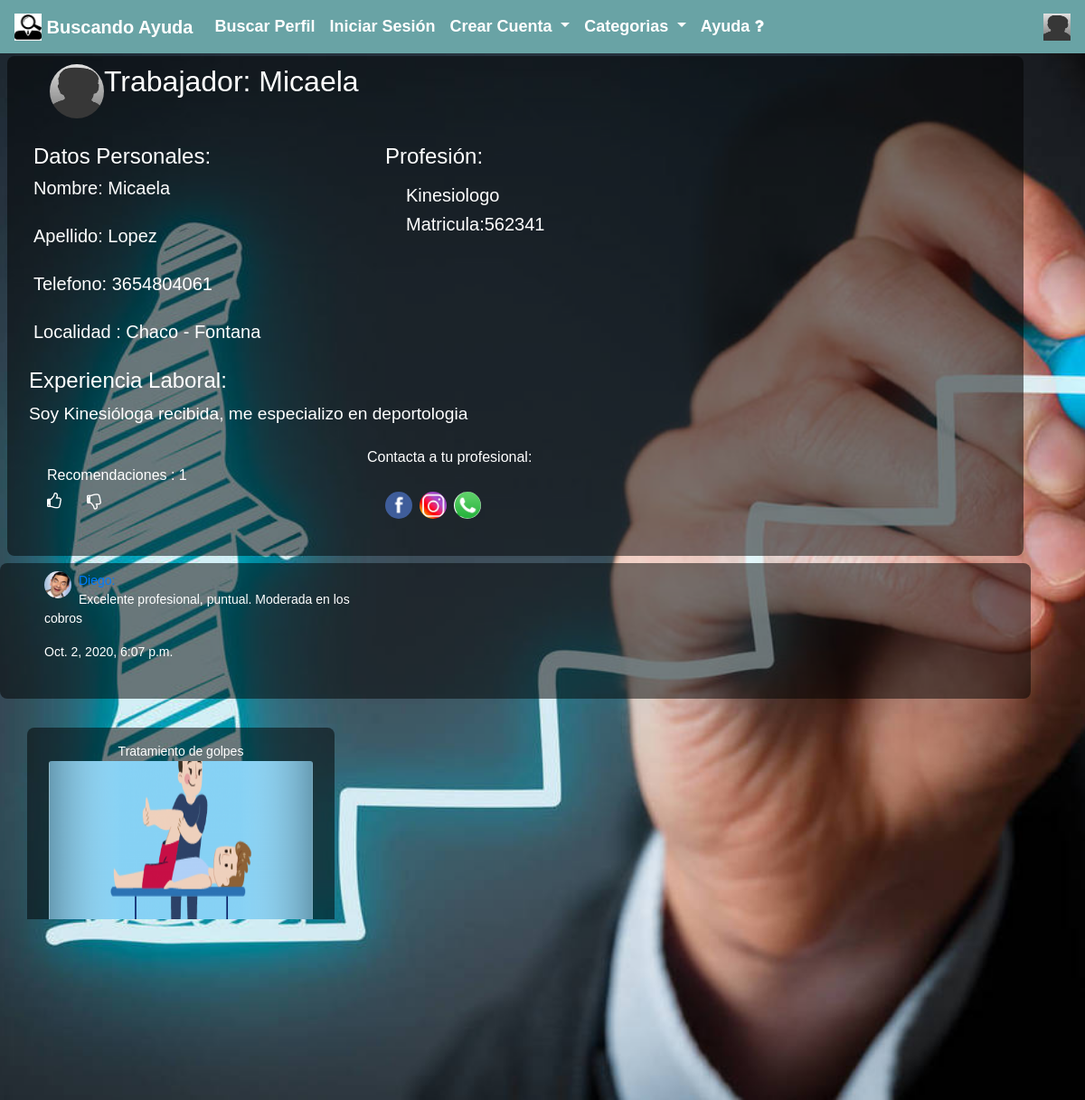
/cuenta/perfil/4, run on the app's committed database.
### cuenta/models.py (models this page shows, shortened)
class Perfil(AbstractUser):
    tipo_usuario=models.CharField(max_length=20,default="cliente")
    dni=models.CharField(max_length=10,unique=True,default="",validators=[validar_num])
    nacimiento = models.DateField(null = True)
    foto = models.ImageField(upload_to = "foto_perfil", null = True, blank = True)
    telefono = models.CharField(max_length = 20,validators=[validar_num])
    localidad = models.ForeignKey(Localidad, on_delete = models.CASCADE, null=True, related_name="personas_localidad")
    experiencia_laboral = models.CharField(max_length = 200,null = True, blank = True)
    categoria = models.ForeignKey(Categoria, on_delete = models.CASCADE, default=None, null=True, related_name="perfil_de_categoria")
    facebook = models.CharField(max_length = 40, null=True)
    instagram = models.CharField(max_length = 40, null=True, blank = True)
    recomendaciones = models.ManyToManyField("Perfil", blank=True, through="Recomendaciones", related_name="trabajador_recomendado")

class Localidad(models.Model):
    localidad = models.CharField(max_length = 30)
    provincia = models.ForeignKey(Provincia, on_delete = models.CASCADE,default=None, related_name="personas_provincia")
    def __str__(self):
        return self.provincia.provincia+" - "+self.localidad

class Provincia(models.Model):
    provincia = models.CharField(max_length = 30)

class Matricula_Titulo(models.Model):
    trabajador = models.ForeignKey(Perfil, on_delete = models.SET_NULL, null = True, related_name="matricula_de_trabajador")
    titulo = models.ForeignKey(Titulo, on_delete = models.CASCADE,null = True, related_name="matricula_de_titulo")
    matricula = models.CharField(max_length = 30,null = True, blank=True)
    class Meta:
        unique_together = ("trabajador","titulo")
    def __str__(self):
        return self.matricula

class Titulo(models.Model):
    titulo = models.CharField(max_length = 30)
    categoria = models.ForeignKey(Categoria, on_delete = models.CASCADE,default=None, related_name="titulo_de_categoria")
    def __str__(self):
        return self.titulo

class Comentario(models.Model):
    com_trabajador = models.ForeignKey(Perfil, on_delete = models.CASCADE, related_name="comentarios_de_trabajador")
    usuario = models.ForeignKey(Perfil, on_delete = models.SET_NULL, null = True, related_name="comentario_cliente")
    texto = models.TextField(max_length = 200)
    fecha_creacion = models.DateTimeField(auto_now_add = True)

### bolsa/models.py (models this page shows, shortened)
class Oferta(models.Model):
    titulo = models.CharField(max_length=30)
    descripcion = models.TextField()
    imagen = models.ImageField(upload_to="oferta/", null=True)
    oferente = models.ForeignKey(Perfil, on_delete = models.CASCADE,default=None, related_name="oferta_creados")
    fecha_creado = models.DateField(auto_now_add=True)
    fecha_modificado = models.DateField(auto_now=True)
    categoria = models.ForeignKey(Categoria, on_delete = models.SET_NULL,null=True)
    fecha_caducacion =models.DateField(null=True,blank=True,default=None)

### cuenta/views.py (the view)
# urls.py: path("perfil/<int:id>", views.ver_perfil, name="ver_perfil"),
def ver_perfil(request,id):
    perfil = Perfil.objects.get(pk=id)
    form_comentario=ComentarioForm()
    comentarios = perfil.comentarios_de_trabajador.all().order_by("-fecha_creacion")
    ofertas=Oferta.objects.filter(oferente_id=id)
    recomendaciones=Recomendaciones.objects.filter(trabajador_id=id).count()
    matriculas = Matricula_Titulo.objects.filter(trabajador_id=id)
    contexto = {"perfil":perfil,
    "matriculas":matriculas,
    "ofertas":ofertas,
    "recomendaciones":recomendaciones,
    "form_comentario":form_comentario,
    "comentarios":comentarios
    }
    return render(request, "cuenta/perfil.html", contexto)

### cuenta/templates/cuenta/perfil.html (shortened to what this page needs)
{% extends 'base.html' %}
{% load static %}
{% block contenido%}
<div class="row justify-content-center">
    <div id="contenedor_perfil" class="container m-2">
        <div class="container m-2">
            <div class="row m-2">
                <div class="col-md-8">
                    {% if request.user.foto %}
                        <img src=
                    "{{perfil.foto.url}}" width="60" height="60" class="float-left rounded-circle mr-2" alt="foto de perfil">
                    {%else%}
                        <img src="{% static 'img/pordefecto.jpg' %}" width="60" height="60" class="float-left rounded-circle" alt="logo">
                    {% endif %}
                    <h2 class="title">{{perfil.tipo_usuario|capfirst}}: {{perfil.username}}</h2>
                </div>
                <div class="col-md-4 mt-4">
                </div>
            </div>
            <div class="row">
                <div class="">
                    <div class="card-body">
                        <h4 class="text-left">Datos Personales:</h4>
                        <h5 class="text-left">Nombre: {{perfil.first_name}}</h5>
                        <br>
                        <h5 class="text-left">Apellido: {{perfil.last_name}}</h5>
                        <br>
                        <h5 class="text-left">Telefono: {{perfil.telefono}}</h5>
                        <br>
                        <h5 class="text-left">Localidad : {{perfil.localidad}}</h5>
                    </div>
                </div>
            {% if perfil.tipo_usuario == "trabajador" %}
                <div class="col-md-8 ml-auto">
                    <div class="card-body">
                        <h4 class="text-white">Profesión:</h4>
                        <div class="container">
                            <div class="row">
                                {% for matricula in matriculas %}
                                    <div class="col-md-4 m-2">
                                    <h5 class="text-white">{{matricula.titulo}}</h5>
                                    {% if matricula.matricula != "" %}
                                    <h5 class="text-white">Matricula:{{matricula}}</h5>
                                    {% endif %}
                                    </div>
                                {%endfor%}
                            </div>
                        </div>
                    </div>
                </div>
                </div>
                    <div class="row">
                        <div class="col-md-12">
                            <h4>Experiencia Laboral:</h4>
                        </div>
                        <div class="col-md-12">
                            <p id="descripcion_oferta" class="card-text text-white text-align">{{perfil.experiencia_laboral}}</p>
                        </div>
                    </div>
                </div>
           {% endif %}
        <div class="container m-2 mt-4">
            <div class="row">
                <div class="col-md-4">
                    <div class="card-body">
                        <h6 class="text-left">Recomendaciones : {{recomendaciones}}</h6>
                        <a class="mr-4 text-white" href="{% url 'si_recomiendo' perfil.id %}"><i class="fa fa-thumbs-o-up fa-lg" aria-hidden="true"></i></a>
                        <a class="text-white" href="{% url 'no_recomiendo' perfil.id %}"><i class="fa fa-thumbs-o-down fa-lg" aria-hidden="true"></i></a>
                    </div>
                </div>
                <div class="col-md-4">
                    {% if perfil.tipo_usuario == "trabajador" %}
                    <h6>Contacta a tu profesional: </h6>
                    {% else %}
                    <h6 class="text-center">Contacta:</h6>
                    {% endif %}
                    <div class="card-body">
                         <a href="http://www.facebook.com/{{perfil.facebook}}" target="blank"><img width="30" height="30" class="float-left rounded-circle mr-2" src="{% static 'img/facebook.png' %}"></a>
                        <a href="http://www.instagram.com/{{perfil.instagram}}" target="blank"><img width="30" height="30" class="float-left rounded-circle mr-2" src="{% static 'img/instagram.jpg' %}"></a>
                        <a href="https://wa.me/{{perfil.telefono}}" target="blank"><img width="30" height="30" class="float-left rounded-circle mr-2" src="{% static 'img/whatsapp.png' %}"></a>
                    </div>
                </div>
                <div class="col-md-4">
                <div class="card-body">
                </div>
                </div>
            </div>
        </div>
        <br>
    </div>
        <div id="contenedor_perfil" class="container">
            <div class="container m-2">
                <div class="row">
                    <ul class="collection">
                        {% for comentario in comentarios %}
                            <li class="">
                                {% if comentario.usuario.id %}
                                <a href="{% url 'ver_perfil' comentario.usuario.id %}">
                                    {% if comentario.usuario.foto %}
                                        <img src="{{ comentario.usuario.foto.url }}" alt="foto de perfil" width="30" height="30" class="float-left rounded-circle mr-2">
                                    {% else %}
                                        <img src="{% static 'img/pordefecto.jpg' %}"  width="30" height="30" class="float-left rounded-circle mr-2" alt="archivo por defecto">
                                    {% endif %}
                                 </a>
                                <a href="{% url 'ver_perfil' comentario.usuario.id %}">
                                <span class="title">{{comentario.usuario.username}}:</span>
                                </a>
                                {% else %}
                                <img src="{% static 'img/pordefecto.jpg' %}" width="30" height="30" class="float-left rounded-circle mr-2" alt="logo">
                                <h6>Cuenta Borrada</h6>
                                {% endif %}
                                <p class="text-align text-white">
                                    {{comentario.texto}}
                                </p>
                                <p>
                                    {{comentario.fecha_creacion}}
                                </p>
                            </li>
                        {% endfor%}
                    </ul>
                </div>
            </div>
        </div>
</div>
    <div class="container">
      <div class="row">
        {% include 'bolsa/lista_oferta.html' with ofertas=ofertas %}
    </div>
{% endblock %}

### templates/base.html (shortened to what this page needs)
{% load static %}
<html lang="en">
<head>
    {%block link%}
      <link rel="stylesheet" href="https://maxcdn.bootstrapcdn.com/bootstrap/4.0.0/css/bootstrap.min.css">
      <link rel="stylesheet" href="https://cdnjs.cloudflare.com/ajax/libs/font-awesome/4.7.0/css/font-awesome.min.css">
      <link rel="stylesheet" href="{% static 'css/style.css'%}">
      <link rel="stylesheet" href="{% static 'css/estilos.css' %}">
    {%endblock%}
</head>
<body>
  <header>
   {% include "navbar.html"%}
  </header>
  <div class="container-fluid mr-auto">
    <br>
    <br>
              {%block contenido%}
              {%endblock%}
  </div>
</body>
</html>

### templates/navbar.html (shortened to what this page needs)
{% load static %}
<nav class="navbar navbar-expand-md navbar-light fixed-top navcolor" >
    <a class="navbar-brand text-white" href="{% url 'index' %}">
      <img src="{% static 'img/logo.jpg' %}" width="30" height="30" class="d-inline-block align-top" alt="logo">
      Buscando Ayuda
    </a>
    <div class="collapse navbar-collapse" id="navbarCollapse">
      <ul class="navbar-nav mr-auto">
        <li class="nav-item active">
          <a class="nav-link text-white" href="{% url 'search_perfil' %}">Buscar Perfil</a>
        </li>
        <li class="nav-item active">
          {% if request.user.is_authenticated %}
          <a class="nav-link text-white" href="{% url 'cerrar_sesion' %}">Cerrar Sesión</a>
          {% else %}
          <a class="nav-link text-white" href="{% url 'iniciar_sesion' %}">Iniciar Sesión</a>
          {% endif %}
        </li>
        <li class="nav-item active">
          {% if user.is_anonymous %}
          <li class="nav-item dropdown active">
          <a class="nav-link dropdown-toggle text-white" href="#" id="crear_cuenta" role="button" data-toggle="dropdown" aria-haspopup="true" aria-expanded="false">
            Crear Cuenta
          </a>
        </li>
          {% endif %}
        </li>
        <li class="nav-item dropdown active">
          <a class="nav-link dropdown-toggle text-white" href="#" id="categorias" role="button" data-toggle="dropdown" aria-haspopup="true" aria-expanded="false">
            Categorias
          </a>
        </li>
        <li>
          <a class="nav-link text-white" href="{% url 'ayuda' %}">Ayuda <i class="fa fa-question"></i></a>
        </li>
      </ul>
      {% if request.user.is_authenticated %}
     <a class="navbar-brand text-white" href="{% url 'ver_perfil' request.user.id %}">
        {{request.user}}
        {% if request.user.foto %}
          <img src="{{ request.user.foto.url }}" width="30" height="30" class="d-inline-block align-top" alt="logo">
        {%else%}
        <img src="{% static 'img/pordefecto.jpg' %}" width="30" height="30" class="d-inline-block align-top" alt="logo">
        {% endif %}
    </a>
    {% else %}
    <img src="{% static 'img/pordefecto.jpg' %}" width="30" height="30" class="d-inline-block align-top" alt="logo">
    {% endif %}
    </div>
  </nav>

### bolsa/templates/bolsa/lista_oferta.html (shortened to what this page needs)
{% load static %}
{% for oferta in ofertas %}
<div class="col-xs-12 col-md-4 text-center">
  <div id="contenedor_oferta" class="card mb-4 shadow-sm">
    <span>{{oferta.titulo}}</span>
    <a href="{% url 'oferta' oferta.id %}">
      {% if oferta.imagen%}
      <img class="bd-placeholder-img card-img-top" width="100%" height="225" src=
      "{{oferta.imagen.url}}" alt="imagen de oferta">
      {% elif oferta.oferente.foto %}
       <img class="bd-placeholder-img card-img-top" width="100%" height="225" src=
      "{{oferta.oferente.foto.url}}" alt="imagen usuario">
      {% else %}
       <img class="bd-placeholder-img card-img-top" width="100%" height="225" src=
      "{% static 'img/pordefecto.jpg' %}" alt="imagen por defecto">
      {% endif %}
    </a>
    <div class="card-body">
      <p class="card-text text-white">{{oferta.descripcion | truncatechars:40}}</p>
      <div class="d-flex justify-content-between align-items-center">
        <div class="btn-group d-flex ">
            <a href="{% url 'ver_perfil' oferta.oferente.id %}" class="btn btn-sm btn-outline-secondary text-white text-white">Perfil</a>
            <a href="{% url 'oferta' oferta.id %}" class="btn btn-sm btn-outline-secondary text-white">Oferta Completa</a>
        </div>
        <small id="fecha_cad" class="text-white">
        </small>
      </div>
    </div>
  </div>
</div>
{% endfor %}

### static/css/style.css (style rules this page uses)
body { font-size: 1.125rem; font-weight: bold; background-image: url("../img/fondo.jpg"); width: 95%; max-width: 150rem; margin: 0 auto 0 auto; background-position: center; background-repeat: no-repeat; background-size: cover; background-attachment: fixed; font-family:Arial; margin: 0; padding: 0; -webkit-box-sizing: border-box; -moz-box-sizing: border-box; box-sizing: border-box; }
.navbar { background-color: #69A3A5; }
#contenedor_oferta { outline: none; display: block; width: 100%; padding: 1rem 1.5rem; margin: 0 0 2rem 0; background: rgba(0,0,0,.5); color: #fff; border: none; border-radius: 8px; box-sizing: border-box; font-size: 14px; font-weight:normal; transition: all .5s ease; }
#contenedor_perfil { outline: none; display: block; width: 100%; padding: 1px 1px; margin: 0 0 2rem 0; background: rgba(0,0,0,.5); color: #fff; border: none; border-radius: 8px; box-sizing: border-box; font-size: 14px; font-weight:normal; transition: all .5s ease; }

### static/css/estilos.css (style rules this page uses)
#descripcion_oferta { font-size: 1.2rem; }
li { display:block; }

### data on the page
Perfil: tipo_usuario "Trabajador", username "Micaela", first_name "Micaela", last_name "Lopez", telefono "3654804061", localidad "Chaco - Fontana", experiencia_laboral "Soy Kinesióloga recibida, me especializo en deportologia"
Matricula_Titulo: titulo "Kinesiologo", matricula "562341"
Comentario: usuario.foto (picture), usuario.username "Diego", texto "Excelente profesional, puntual. Moderada en los cobros", fecha_creacion "Oct. 2, 2020, 6:07 p.m."
Oferta: titulo "Tratamiento de golpes", imagen (picture), descripcion "Fisioterapia, masajes y radiofrecuencia"

### other printed values
{{ recomendaciones }} "1"
